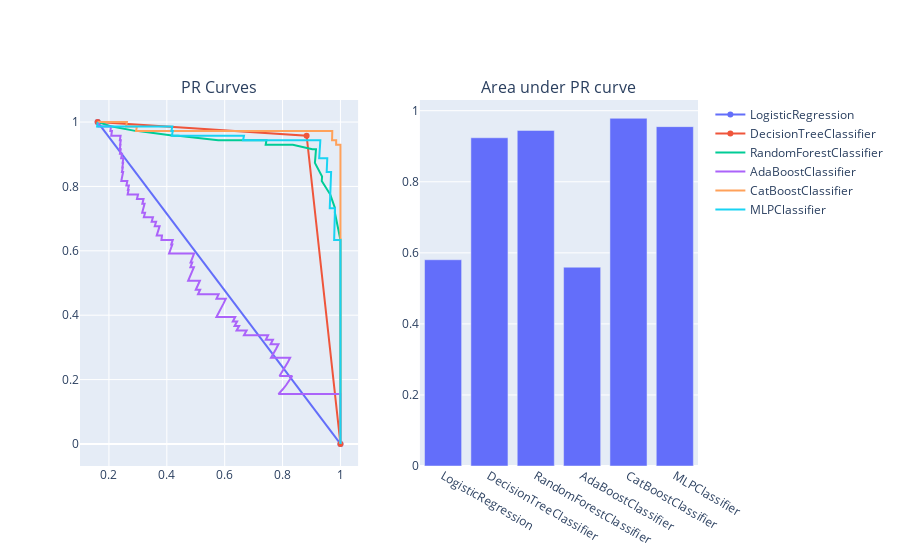

Notebook code for this chart:
### Code cell
from plotly.express import bar
from plotly.graph_objects import Scatter
from plotly.subplots import make_subplots

figure = make_subplots(rows=1, cols=2, subplot_titles=['PR Curves', 'Area under PR curve'])

pr_aucs = dict()

for pipeline in model_pipelines:
    probas = pipeline.predict_proba(x_val)[:, 1]
    clf_name = get_model_name(pipeline[-1])
    precision, recall, _ = precision_recall_curve(y_val.astype('int'), probas)
    pr_aucs[clf_name] = pr_auc(precision, recall)
    figure.add_trace(Scatter(x=precision, y=recall, name=clf_name), row=1, col=1)

figure.add_trace(bar(x=list(pr_aucs.keys()), y=list(pr_aucs.values())).data[0], row=1, col=2)

### Figure 1 — Plotly figure (JSON) as saved in the notebook; plotly's stock layout.template omitted (floating-point values rounded to 4 significant figures; data arrays with more than 128 entries replaced by an {"elided": "..."} marker saying what was removed)
{"data": [{"name": "LogisticRegression", "x": [0.161, 1.0], "y": [1.0, 0.0], "type": "scatter", "xaxis": "x", "yaxis": "y"}, {"name": "DecisionTreeClassifier", "x": [0.161, 0.8831, 1.0], "y": [1.0, 0.9577, 0.0], "type": "scatter", "xaxis": "x", "yaxis": "y"}, {"name": "RandomForestClassifier", "x": [0.161, 0.2047, 0.2053, 0.2065, 0.2077, 0.2096, 0.2108, 0.2949, 0.2961, 0.2974, 0.2987, 0.3, 0.3013, 0.425, 0.4277, 0.4304, 0.4331, 0.4359, 0.4387, 0.5776, 0.5826, 0.5877, 0.7283, 0.7363, 0.7444, 0.7416, 0.75, 0.8148, 0.825, 0.8354, 0.9028, 0.9155, 0.913, 0.9118, 0.9365, 0.9355, 0.9649, 0.9811, 0.9808, 1.0, 1.0, 1.0, 1.0, 1.0, 1.0, 1.0, 1.0, 1.0, 1.0], "y": [1.0, 0.9859, 0.9859, 0.9859, 0.9859, 0.9859, 0.9859, 0.9718, 0.9718, 0.9718, 0.9718, 0.9718, 0.9718, 0.9577, 0.9577, 0.9577, 0.9577, 0.9577, 0.9577, 0.9437, 0.9437, 0.9437, 0.9437, 0.9437, 0.9437, 0.9296, 0.9296, 0.9296, 0.9296, 0.9296, 0.9155, 0.9155, 0.8873, 0.8732, 0.831, 0.8169, 0.7746, 0.7324, 0.7183, 0.6338, 0.6197, 0.5352, 0.4789, 0.3803, 0.2676, 0.1831, 0.04225, 0.01408, 0.0], "type": "scatter", "xaxis": "x", "yaxis": "y"}, {"name": "AdaBoostClassifier", "x": {"elided": "405 float values"}, "y": {"elided": "405 float values"}, "type": "scatter", "xaxis": "x", "yaxis": "y"}, {"name": "CatBoostClassifier", "x": {"elided": "441 float values"}, "y": {"elided": "441 float values"}, "type": "scatter", "xaxis": "x", "yaxis": "y"}, {"name": "MLPClassifier", "x": {"elided": "442 float values"}, "y": {"elided": "442 float values"}, "type": "scatter", "xaxis": "x", "yaxis": "y"}, {"alignmentgroup": "True", "hovertemplate": "x=%{x}<br>y=%{y}<extra></extra>", "legendgroup": "", "marker": {"color": "#636efa", "pattern": {"shape": ""}}, "name": "", "offsetgroup": "", "orientation": "v", "showlegend": false, "textposition": "auto", "x": ["LogisticRegression", "DecisionTreeClassifier", "RandomForestClassifier", "AdaBoostClassifier", "CatBoostClassifier", "MLPClassifier"], "xaxis": "x2", "y": [0.5805, 0.9238, 0.9445, 0.5595, 0.9786, 0.9552], "yaxis": "y2", "type": "bar"}], "layout": {"xaxis": {"anchor": "y", "domain": [0.0, 0.45]}, "yaxis": {"anchor": "x", "domain": [0.0, 1.0]}, "xaxis2": {"anchor": "y2", "domain": [0.55, 1.0]}, "yaxis2": {"anchor": "x2", "domain": [0.0, 1.0]}, "annotations": [{"font": {"size": 16}, "showarrow": false, "text": "PR Curves", "x": 0.225, "xanchor": "center", "xref": "paper", "y": 1.0, "yanchor": "bottom", "yref": "paper"}, {"font": {"size": 16}, "showarrow": false, "text": "Area under PR curve", "x": 0.775, "xanchor": "center", "xref": "paper", "y": 1.0, "yanchor": "bottom", "yref": "paper"}]}}
